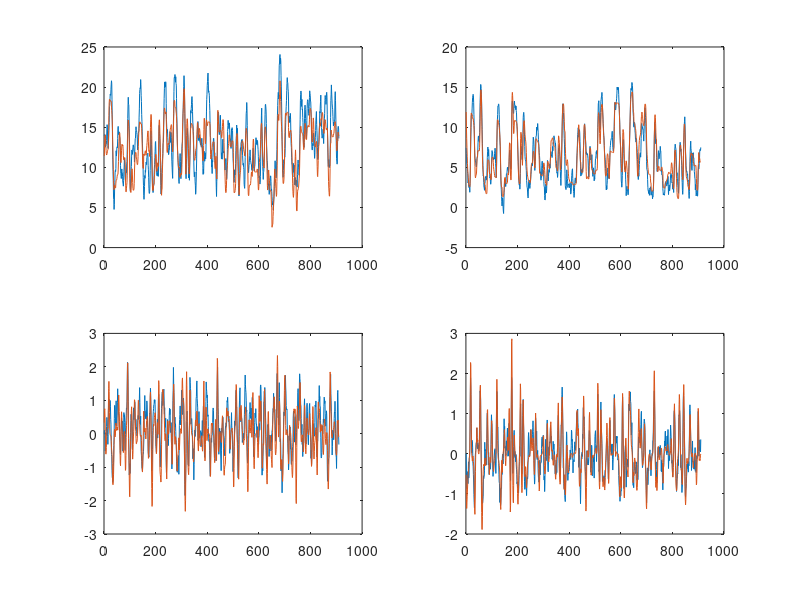

Recreate this plot in MATLAB.
clear all;
close all;

%Model Identification

load final_train.mat

[M,C] = size(rate);
d = size(kin,2);
kin_mean = mean(kin);
kin = kin - ones(M,1) * kin_mean;


a = kin(2:M, :)';
b = kin(1:M-1,:)';
A = a * b'* inv(b*b');
W = (a - A * b)*(a - A * b)'/(M-1);

kin = [ones(M,1) kin];
% Fit the measurement model using MLE
for ( c=1:C )
    alpha_old = zeros(d+1,1);
    alpha_new = alpha_old + 1;
    
   % Newton-Raphson Method
   count(c) = 0;
   while ( norm(alpha_new - alpha_old) > 1e-2 )
       count(c) = count(c) + 1;
       alpha_old = alpha_new;
       nmt = kin' * rate (:,c) -  kin'*exp(kin * alpha_old); %First LL derivative
       dnt = -kin'.*(ones(d+1, 1)* exp(kin * alpha_old)')*kin; %Second LL derivative
       alpha_new = alpha_old - dnt\nmt; %New alpha
   end
   
   alpha(:,c)= alpha_new; 
   
end

%%

% Neural Decoding
load final_test.mat

Mt = size(rate,1);
x_m(:,1) = zeros(d,1);
x(:,1) = x_m(:,1); %x{k-1|k-1}
P_m(:,:,1) = zeros(d); 
P(:,:,1) = zeros(d); %W{k-1 |k-1}

for ( k = 2:Mt)
    P_m(:,:,k) = A * P(:,:,k-1) * A'+ W; %W{k |k-1}
    x_m(:,k) = A * x(:,k-1); %x{k |k-1}
    P(:,:,k) = inv( inv(P_m(:,:,k))+ alpha(2:end,:)*diag(exp([1 x_m(:,k)']*alpha))*alpha(2:end,:)'); 
    
    TMP=zeros(d,1);
    for i=1:C
        TMP = TMP + ( rate(k,i)-exp( alpha(1,i)+ alpha(2:end,i)'*x_m(:,k)) )*alpha(2:end,i);
    end;
    x(:,k) = x_m(:,k)+squeeze(P(:,:,k))*TMP; %%% Problem here
end
        
x = x + kin_mean' *ones(1,Mt);
        
%R-squared error
Rsq = 1 - sum((x' - kin).^2)./sum(kin.^2);  
        
for (i = 1:d)
   subplot(2,2,i) %Plot for each component of x{k}
   plot(1:Mt, x(i,:), 1:Mt, kin(:,i)');
end


%%

% %Sequential Monte Carlo
% load final_test.mat
%         
% Mt = size(rate,1);
% k = 20; 
% s = zeros(d,k,Mt);
% weight = ones(k, Mt)/k;
% Weight = cumsum(weight);
% xh = zeros(d,Mt);
%         
%      for( t = 2:Mt)
%          
%          if( mod (t,100) == 0 )
%             dis(sprintf('t=%d',t)); %
%          end
%             
%          r = rand(1,k);
%          j = sum(weight(:,t-1) *ones(1,k)< ones(k,1)*r + 1; %
%          s_p = s(:,k,t-1);
%      end
